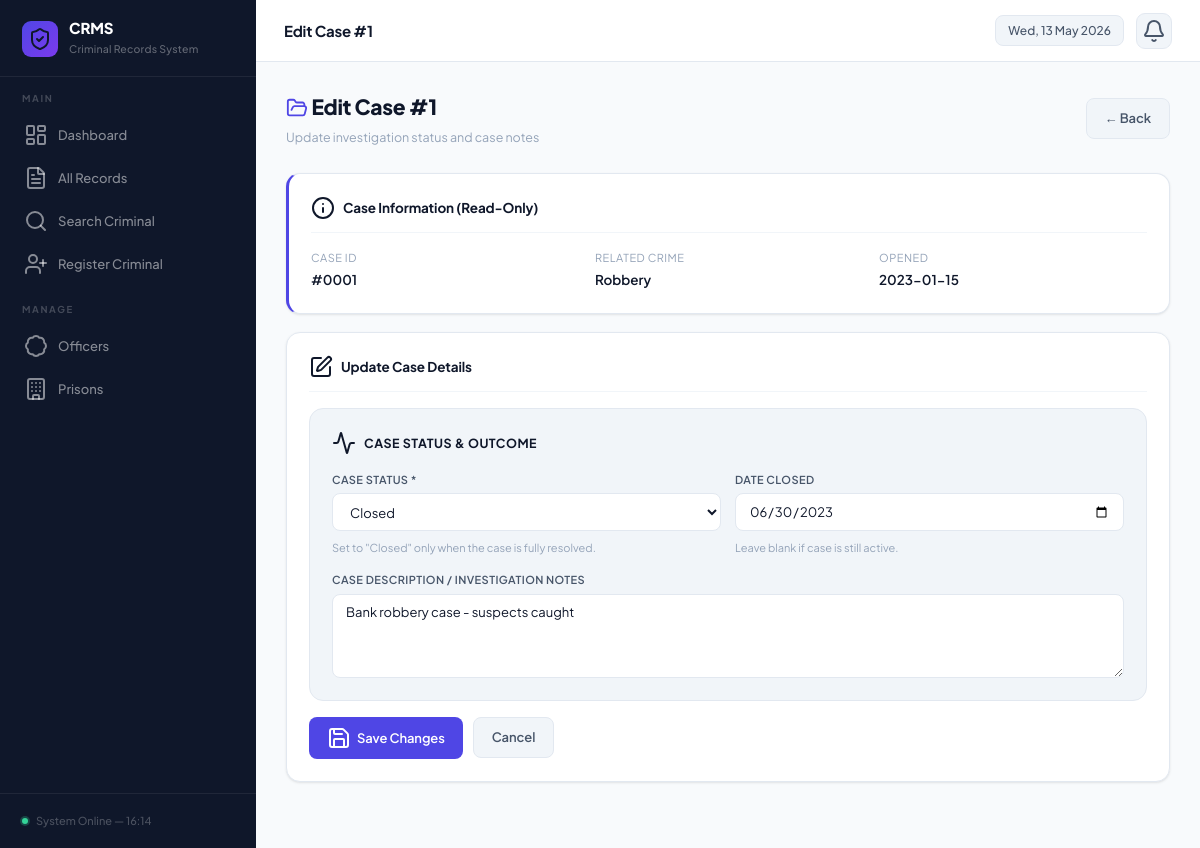
Page /edit_case.php?id=1 on the committed database.
### tables this page shows
CREATE TABLE Case_Record (
    case_id      INT AUTO_INCREMENT PRIMARY KEY,
    crime_id     INT,
    case_status  VARCHAR(50) DEFAULT 'Open',
    open_date    DATE,
    close_date   DATE,
    description  TEXT,
    FOREIGN KEY (crime_id) REFERENCES Crime(crime_id) ON DELETE CASCADE
);

CREATE TABLE Crime (
    crime_id      INT AUTO_INCREMENT PRIMARY KEY,
    crime_type    VARCHAR(100) NOT NULL,
    description   TEXT,
    date_occurred DATE,
    location      VARCHAR(200),
    severity      VARCHAR(20)
);

### edit_case.php (the view, shortened to what this page needs)
<?php
include 'db.php';
$id = intval($_GET['id']);
$criminal_id = intval($_GET['cid'] ?? 0);
$row = mysqli_fetch_assoc(mysqli_query($conn,
    "SELECT c.*, cr.crime_type FROM Case_Record c
     JOIN Crime cr ON c.crime_id = cr.crime_id
     WHERE c.case_id = $id"
));
include 'header.php';
?>
<div class="page-hdr">
    <div>
        <h2><i data-lucide="folder-open" style="width:22px;height:22px;vertical-align:-4px;color:var(--indigo);"></i> Edit Case #<?=$id?></h2>
        <p>Update investigation status and case notes</p>
    </div>
    <a href="<?=$criminal_id?"profile.php?id=$criminal_id":"records.php"?>" class="btn btn-gray">← Back</a>
</div>
<div class="card" style="border-left:3px solid var(--indigo);">
    <div class="card-title"><i data-lucide="info"></i> Case Information (Read-Only)</div>
    <div style="display:grid;grid-template-columns:1fr 1fr 1fr;gap:16px;">
        <div>
            <div style="font-size:11px;color:var(--txt-soft);text-transform:uppercase;letter-spacing:.5px;margin-bottom:3px;">Case ID</div>
            <div style="font-weight:600;">#<?=str_pad($id,4,'0',STR_PAD_LEFT)?></div>
        </div>
        <div>
            <div style="font-size:11px;color:var(--txt-soft);text-transform:uppercase;letter-spacing:.5px;margin-bottom:3px;">Related Crime</div>
            <div style="font-weight:600;"><?=htmlspecialchars($row['crime_type'])?></div>
        </div>
        <div>
            <div style="font-size:11px;color:var(--txt-soft);text-transform:uppercase;letter-spacing:.5px;margin-bottom:3px;">Opened</div>
            <div style="font-weight:600;"><?=$row['open_date']?></div>
        </div>
    </div>
</div>
<div class="card">
    <div class="card-title"><i data-lucide="edit"></i> Update Case Details</div>
    <form method="POST">
        <div class="form-section">
            <div class="form-section-title"><i data-lucide="activity"></i> Case Status & Outcome</div>
            <div class="form-grid">
                <div class="form-group">
                    <label>Case Status *</label>
                    <select name="case_status" required>
                        <?php foreach(['Open','Under Investigation','Closed'] as $s): ?>
                        <option value="<?=$s?>" <?=$row['case_status']==$s?'selected':''?>><?=$s?></option>
                        <?php endforeach; ?>
                    </select>
                    <small style="font-size:11px;color:var(--txt-soft);margin-top:3px;">
                        Set to "Closed" only when the case is fully resolved.
                    </small>
                </div>
                <div class="form-group">
                    <label>Date Closed</label>
                    <input type="date" name="close_date" value="<?=htmlspecialchars($row['close_date']??'')?>">
                    <small style="font-size:11px;color:var(--txt-soft);margin-top:3px;">
                        Leave blank if case is still active.
                    </small>
                </div>
                <div class="form-group full">
                    <label>Case Description / Investigation Notes</label>
                    <textarea name="description" rows="4"><?=htmlspecialchars($row['description']??'')?></textarea>
                </div>
            </div>
        </div>
        <div style="display:flex;gap:10px;align-items:center;">
            <button type="submit" class="btn btn-primary">
                <i data-lucide="save"></i> Save Changes
            </button>
            <a href="<?=$criminal_id?"profile.php?id=$criminal_id":"records.php"?>" class="btn btn-gray">Cancel</a>
        </div>
    </form>
</div>
<?php include 'footer.php'; ?>

### header.php (style rules this page uses)
:root { --bg: #f8fafc; --surface: #ffffff; --surface-alt: #f1f5f9; --sidebar-bg: #0f172a; --sidebar-hover: rgba(255,255,255,.06); --sidebar-act: rgba(99,102,241,.18); --indigo: #4f46e5; --indigo-lt: #eef2ff; --indigo-dk: #4338ca; --sky: #0284c7; --sky-lt: #f0f9ff; --emerald: #059669; --emerald-lt: #ecfdf5; --amber: #d97706; --amber-lt: #fffbeb; --rose: #e11d48; --rose-lt: #fff1f2; --violet: #7c3aed; --violet-lt: #f5f3ff; --txt: #0f172a; --txt-mid: #475569; --txt-soft: #94a3b8; --border: #e2e8f0; --border-lt: #f1f5f9; --shadow-xs: 0 1px 2px rgba(0,0,0,.05); --shadow-sm: 0 1px 3px rgba(0,0,0,.07), 0 1px 2px rgba(0,0,0,.04); --shadow: 0 4px 6px -1px rgba(0,0,0,.07), 0 2px 4px -2px rgba(0,0,0,.04); --shadow-md: 0 10px 15px -3px rgba(0,0,0,.07), 0 4px 6px -4px rgba(0,0,0,.04); --shadow-lg: 0 20px 25px -5px rgba(0,0,0,.08), 0 8px 10px -6px rgba(0,0,0,.04); --radius: 10px; --radius-lg: 14px; --radius-xl: 18px; --sw: 256px; --th: 62px; --trans: all .18s cubic-bezier(.4,0,.2,1); }
*, *::before, *::after { margin:0; padding:0; box-sizing:border-box; }
html { scroll-behavior:smooth; }
body { font-family:'Plus Jakarta Sans', system-ui, sans-serif; background:var(--bg); color:var(--txt); font-size:13.5px; line-height:1.6; -webkit-font-smoothing:antialiased; }
.page-hdr { display:flex; justify-content:space-between; align-items:center; margin-bottom:26px; }
.page-hdr h2 { font-size:21px; font-weight:800; color:var(--txt); letter-spacing:-.3px; }
.page-hdr p { font-size:12.5px; color:var(--txt-soft); margin-top:3px; }
.card { background:var(--surface); border:1px solid var(--border); border-radius:var(--radius-lg); padding:22px; margin-bottom:18px; box-shadow:var(--shadow-sm); transition:var(--trans); }
.card-title { font-size:13.5px; font-weight:700; color:var(--txt); margin-bottom:16px; padding-bottom:12px; border-bottom:1px solid var(--border-lt); display:flex; align-items:center; gap:8px; letter-spacing:-.1px; }
.btn { display:inline-flex; align-items:center; gap:6px; padding:9px 18px; border:none; border-radius:8px; font-family:inherit; font-size:13px; font-weight:600; cursor:pointer; text-decoration:none; transition:var(--trans); letter-spacing:-.1px; white-space:nowrap; }
.btn-primary { background:var(--indigo); color:#fff; }
.btn-gray { background:var(--surface-alt); color:var(--txt-mid); border:1px solid var(--border); }
.form-section { background:var(--surface-alt); border:1px solid var(--border); border-radius:var(--radius-lg); padding:22px; margin-bottom:16px; }
.form-section-title { font-size:12.5px; font-weight:700; color:var(--txt); text-transform:uppercase; letter-spacing:.5px; margin-bottom:16px; display:flex; align-items:center; gap:8px; }
.form-grid { display:grid; grid-template-columns:1fr 1fr; gap:14px; }
.form-group { display:flex; flex-direction:column; gap:5px; }
.form-group.full { grid-column:1/-1; }
label { font-size:11px; font-weight:600; color:var(--txt-mid); text-transform:uppercase; letter-spacing:.4px; }
input,select,textarea { padding:9px 13px; border:1px solid var(--border); border-radius:8px; font-size:13px; font-family:inherit; color:var(--txt); background:var(--surface); outline:none; transition:var(--trans); width:100%; }
input::placeholder,textarea::placeholder { color:var(--txt-soft); }
select option { background:white; }
textarea { resize:vertical; min-height:72px; }

### rows in the picture
case_record: crime.crime_type "Robbery", open_date "2023-01-15", case_status "Closed", close_date "06/30/2023", description "Bank robbery case - suspects caught"

### other values in the picture
$pageTitle "Edit Case #1"
$id "1"
str_pad($id,4,'0',STR_PAD_LEFT) "0001"
